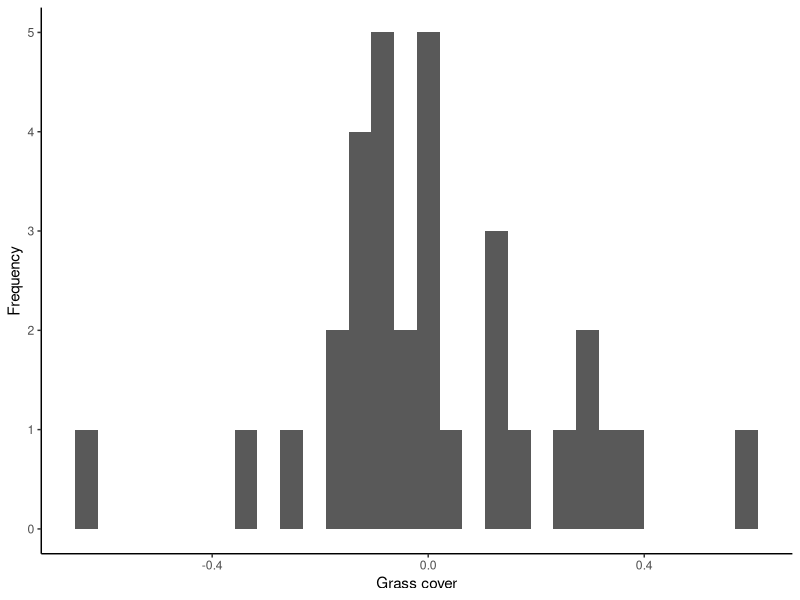
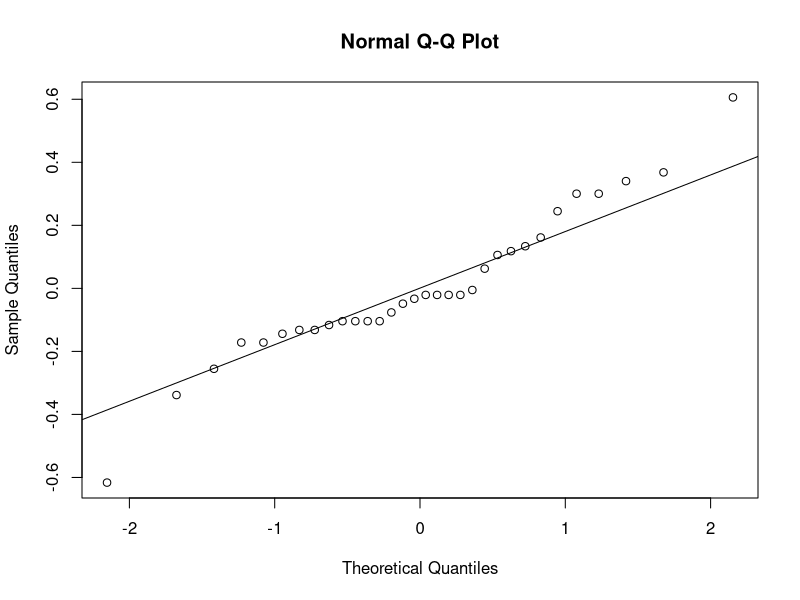
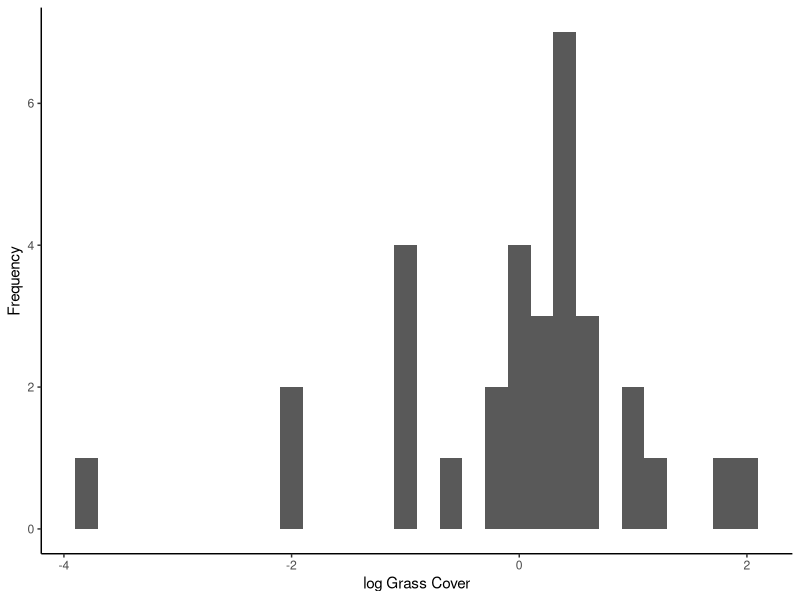
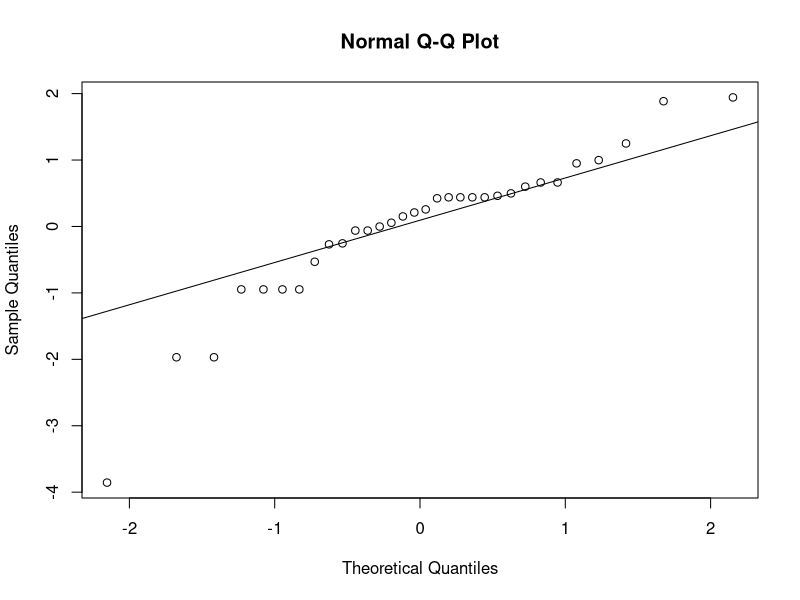
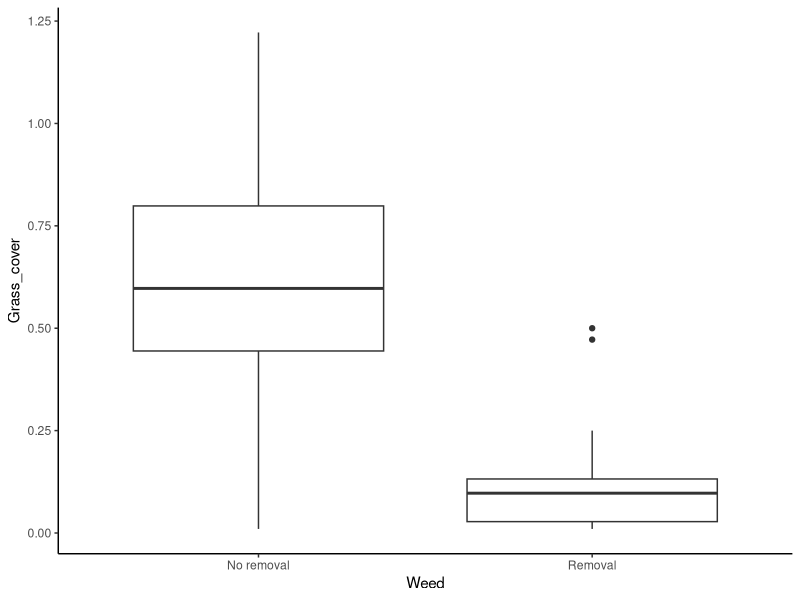
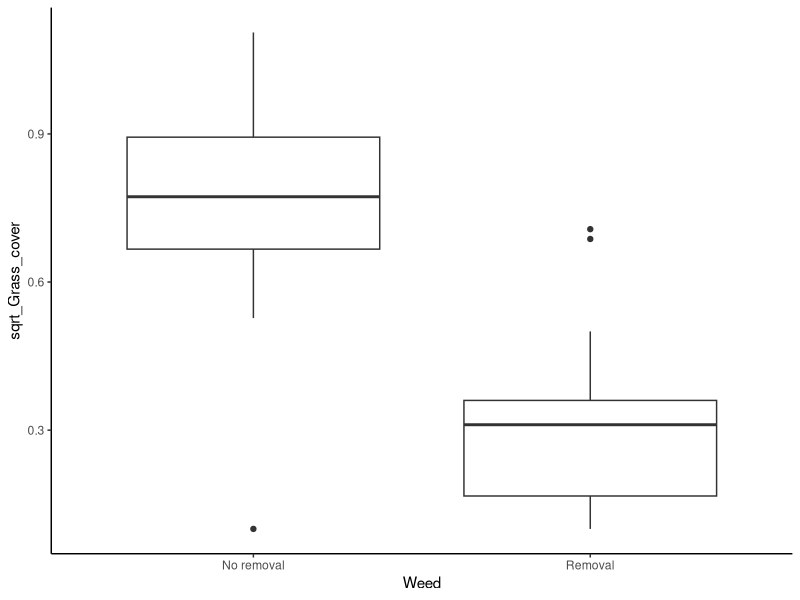

The R source for these figures, in order:
## ---- chunk 1
knitr::opts_chunk$set(echo = TRUE)
## ---- chunk 2
grass <- read.csv("InvasiveGrass.csv")
## ---- chunk 3
library(ggplot2)
## ---- chunk 4
grass_ttest <- lm(Grass_cover ~ Weed, data = grass)
## ---- chunk 5
# Save residuals
grass_resid <- resid(grass_ttest)

# Store residuals in a data frame
resids <- data.frame(Residuals = grass_resid)
## ---- chunk 6
ggplot(resids, aes(x=Residuals)) +
  geom_histogram() +
  labs(x="Grass cover", y="Frequency") +
  theme_classic()
## ---- chunk 7
qqnorm(grass_resid)
qqline(grass_resid)
## ---- chunk 8
shapiro.test(grass_resid)
## ---- chunk 9
indexes <- which(grass$Grass_cover==0)
## ---- chunk 10
grass$Grass_cover[indexes] <- 0.01
## ---- chunk 11
grass$log_Grass_cover <- log(grass$Grass_cover)
## ---- chunk 12
grass_ttest_log <- lm(log_Grass_cover~ Weed, data=grass)

resid_log <- resid(grass_ttest_log)

resids_log <- data.frame(Residuals = resid_log)
## ---- chunk 13
ggplot(resids_log, aes(x=Residuals)) +
  geom_histogram() +
  labs(x="log Grass Cover", y="Frequency") +
  theme_classic()
## ---- chunk 14
qqnorm(resid_log)
qqline(resid_log)
## ---- chunk 15
shapiro.test(resid_log)
## ---- chunk 16
ggplot(grass, aes(x=Weed, y=Grass_cover)) +
  geom_boxplot() +
  theme_classic()
## ---- chunk 17
library(car)
## ---- chunk 18
leveneTest(Grass_cover ~ Weed, data = grass)
## ---- chunk 19
grass$sqrt_Grass_cover <- sqrt(grass$Grass_cover)
## ---- chunk 20
ggplot(grass, aes(x=Weed, y= sqrt_Grass_cover)) +
  geom_boxplot() +
  theme_classic()
## ---- chunk 21
leveneTest(sqrt_Grass_cover ~ Weed, data = grass)
## ---- chunk 22
grass_ttest_sqrt <- t.test(sqrt_Grass_cover~Weed, data=grass,var.equal=TRUE)
grass_ttest_sqrt
## ---- chunk 23
# Build models
grass_null <- lm(sqrt_Grass_cover~1, data=grass)
grass_alt <- lm(sqrt_Grass_cover~Weed, data=grass)

# Compare AIC values
AIC(grass_null, grass_alt)
## ---- chunk 24
t.test(Grass_cover~Weed,grass,var.equal=FALSE)
